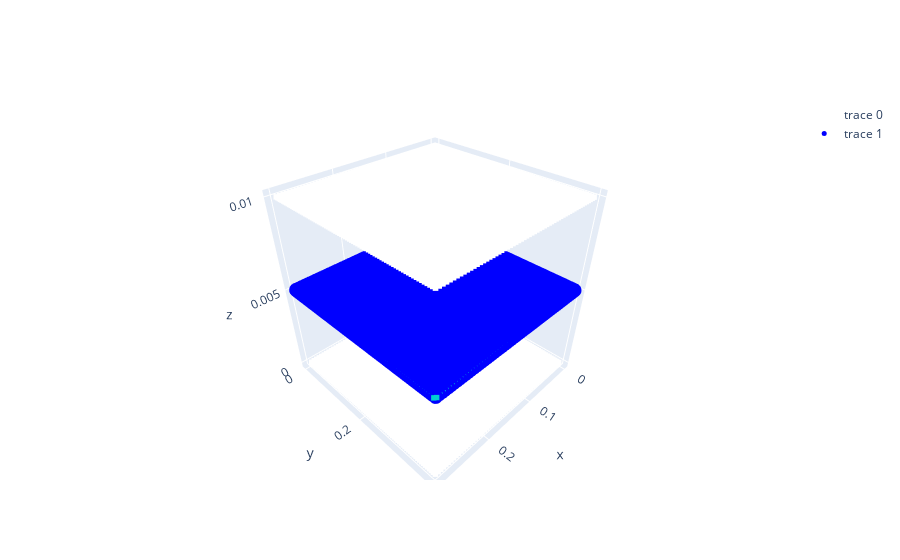

Notebook code cell kept with this figure:
### Code cell
#--------malla T -------------------------
malla = Mesh(2, volumes = (nvx, nvy), lengths = (lx, ly, lz))
malla.tag_wall_dirichlet("N", Tn)
malla.tag_wall_dirichlet(["E", "S", "W"], [0,0,0])
malla.draw()

### Figure 1 — Plotly figure (JSON) as saved in the notebook; plotly's stock layout.template omitted (floating-point values rounded to 4 significant figures; data arrays with more than 128 entries replaced by an {"elided": "..."} marker saying what was removed)
{"data": [{"marker": {"color": {"elided": "9880 str values"}, "size": 2, "symbol": "square"}, "mode": "markers", "type": "scatter3d", "x": {"elided": "9880 float values"}, "y": {"elided": "9880 float values"}, "z": {"elided": "9880 float values"}}, {"marker": {"color": "blue", "size": 5}, "mode": "markers", "type": "scatter3d", "x": {"elided": "4800 float values"}, "y": {"elided": "4800 float values"}, "z": {"elided": "4800 float values"}}], "layout": {}}
